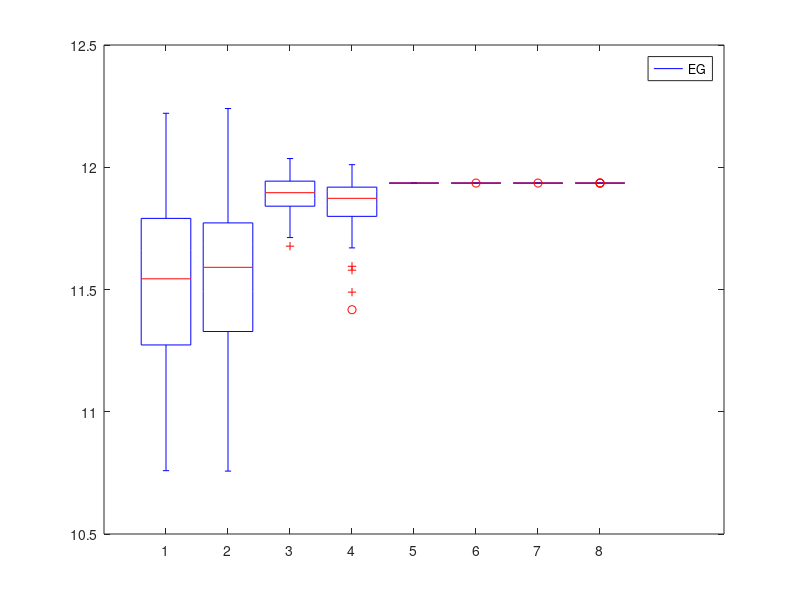
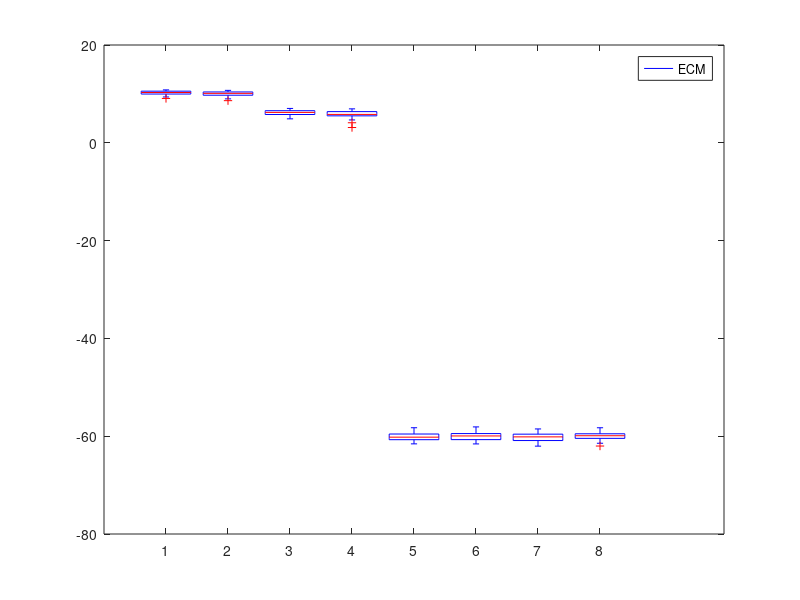

Recreate these plots in MATLAB, in order.
clear all, close all
NUMPOINTS=1000;
x = 4*(rand(1,NUMPOINTS)-0.5);
yok = 9*x+12*x.^2+49*x.^3+5*x.^4+23*x.^5;
RUIDO = 0.2*std(yok);
yruido = RUIDO*randn(size(yok));
y= yok + yruido;
%figure, plot(x,y,'.b'); hold,plot(x,yok,'.k'); drawnow;

for j=1:50
NUMDATA=20;
xdata = 4*(rand(1,NUMDATA)-0.5);
ydata = 9*xdata+12*xdata.^2+49*xdata.^3+5*xdata.^4+23*xdata.^5; + RUIDO*randn(size(xdata));
%figure, plot(xdata,ydata,'og'); hold on, plot(x,yok,'.b'); drawnow;
% minimizar la funcion E=(Y-BX)^2 ===> X'Y=X'BX ==> B=inv(X'X)XY= pinv(X)Y
X=[ones(1,NUMDATA);xdata;xdata.^2;xdata.^3;xdata.^4;xdata.^5]';
B=pinv(X)*ydata';
ynew=X*B;
%plot(xdata,ynew,'ok')
for(i=1:8)
%figure, plot(xdata,ydata,'og'); hold on, plot(x,yok,'.b'); drawnow;
p=polyfit(xdata,ydata,i); 
%plot(xdata,polyval(p,xdata),'.k')
%plot(x,polyval(p,x),'.r')
ECM(i)=sum((ydata-polyval(p,xdata)).^2)/length(ydata);
%xeg=4*(rand(1,NUMDATA)-0.5);
%yeg= 9*xeg+12*xeg.^2+49*xeg.^3+5*xeg.^4+23*xeg.^5 + RUIDO*randn(size(xeg));
xeg=x;
yeg=y;
EG(i)=sum((xeg-polyval(p,xeg)).^2)/length(yeg);
end
EGt(j,:)=EG; 
ECMt(j,:)=ECM;
end
figure, boxplot(log(EGt));legend('EG');
figure, boxplot(log(ECMt)); legend('ECM');
